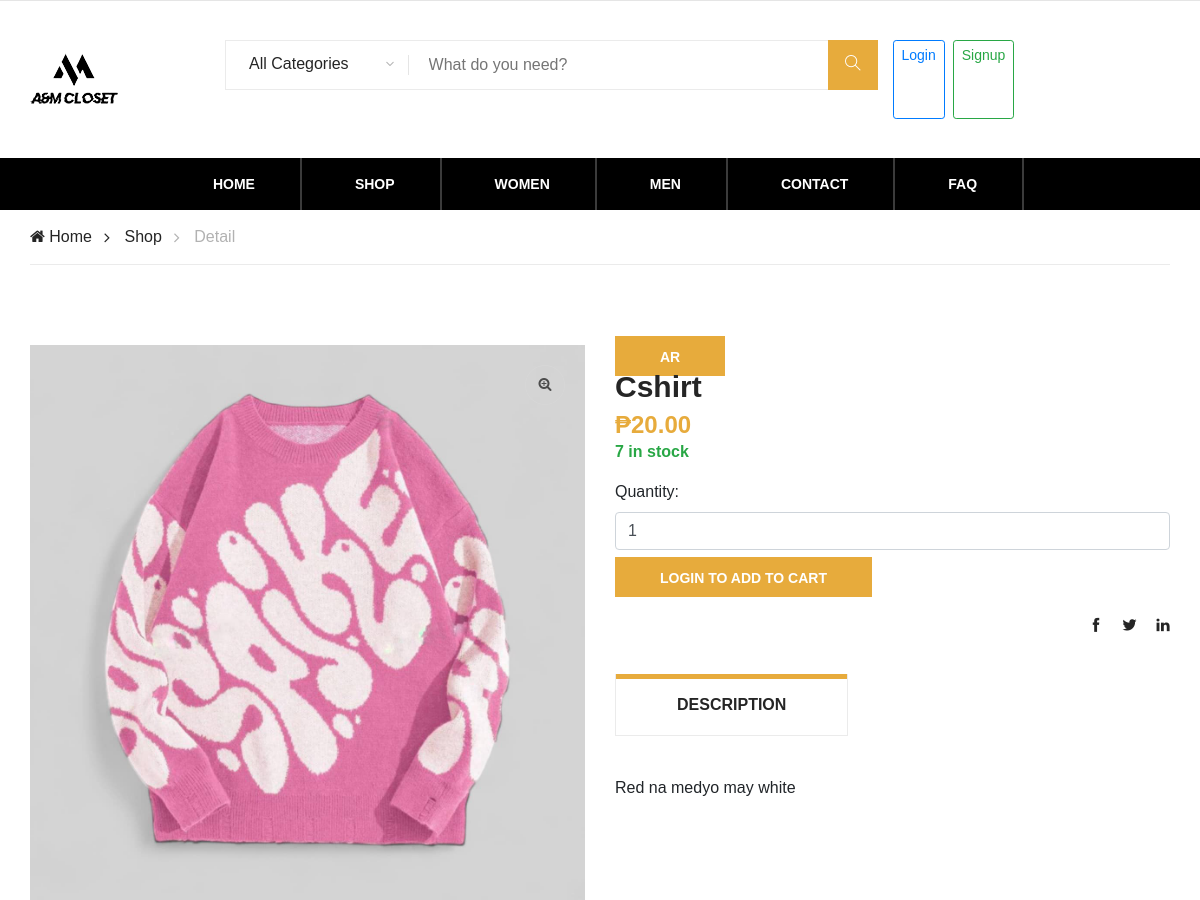
Page /product.php?id=12 (upper part) on the earlier database version.
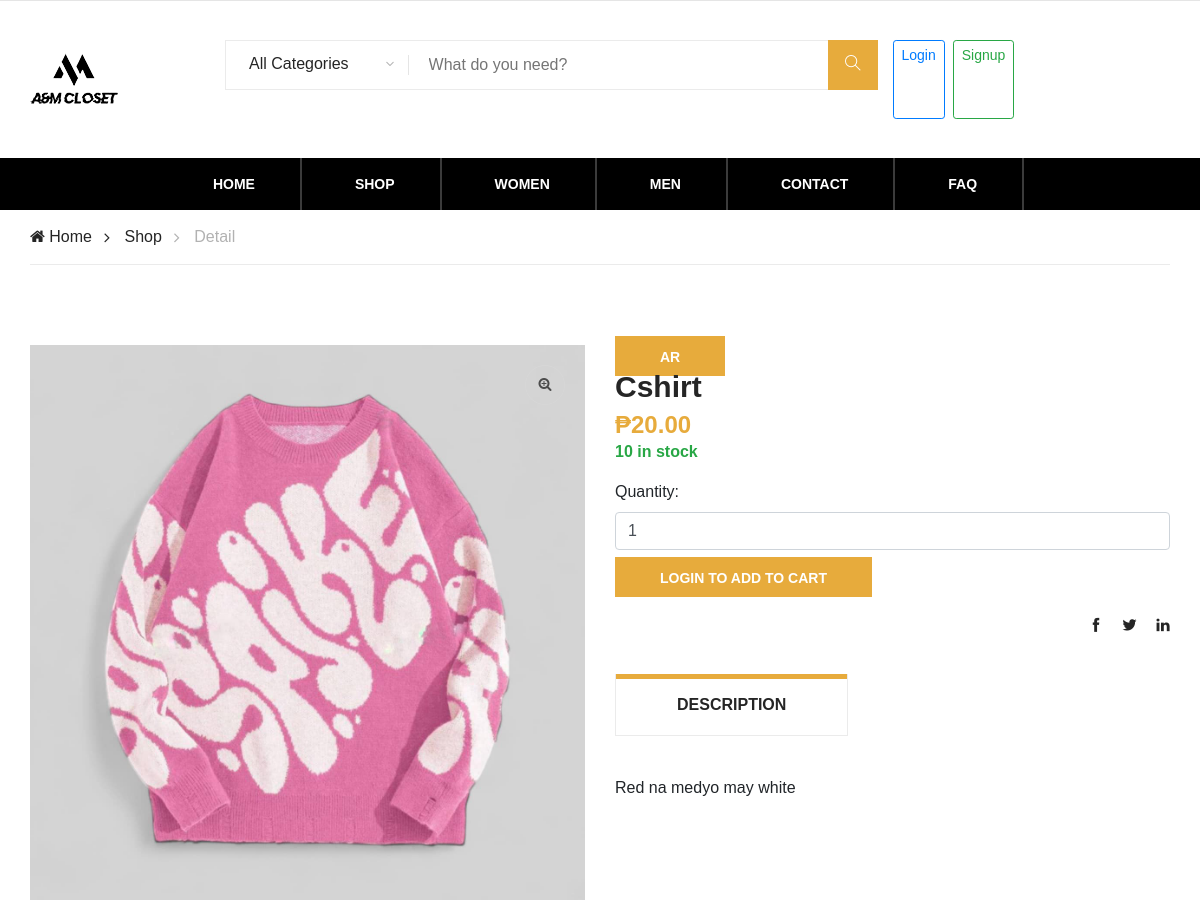
Same page on the later database version.
### tables this page shows
CREATE TABLE `product` (
  `p_id` int(11) NOT NULL,
  `name` varchar(100) NOT NULL,
  `category` varchar(100) NOT NULL,
  `description` text DEFAULT NULL,
  `tags` varchar(255) DEFAULT NULL,
  `quantity` int(11) NOT NULL DEFAULT 0,
  `price` decimal(10,2) NOT NULL,
  `imgname` varchar(255) DEFAULT NULL,
  `created_at` timestamp NOT NULL DEFAULT current_timestamp()
);

### product.php (the view, shortened to what the changed rows need)
<?php
include 'header.php';
include 'lib/connection.php';
$product_id = intval($_GET['id']);
$sql = "SELECT * FROM product WHERE p_id = ?";
$stmt = $conn->prepare($sql);
$stmt->bind_param("i", $product_id);
$stmt->execute();
$result = $stmt->get_result();
if ($result->num_rows > 0) {
    $product = $result->fetch_assoc();
} else {
    if (session_status() == PHP_SESSION_NONE) session_start();
    $_SESSION['error_message'] = 'Product not found!';
    header('Location: index.php');
    exit();
}
?>
<!DOCTYPE html>
<html lang="zxx">
<head>
    <link rel="stylesheet" href="css/css.css" type="text/css">
    <link rel="stylesheet" href="css/bootstrap.min.css" type="text/css">
    <link rel="stylesheet" href="css/font-awesome.min.css" type="text/css">
    <link rel="stylesheet" href="css/themify-icons.css" type="text/css">
    <link rel="stylesheet" href="css/elegant-icons.css" type="text/css">
    <link rel="stylesheet" href="css/owl.carousel.min.css" type="text/css">
    <link rel="stylesheet" href="css/nice-select.css" type="text/css">
    <link rel="stylesheet" href="css/jquery-ui.min.css" type="text/css">
    <link rel="stylesheet" href="css/slicknav.min.css" type="text/css">
    <link rel="stylesheet" href="css/style.css" type="text/css">
    <link rel="stylesheet" href="css/out-of-stock.css" type="text/css">
</head>
<body>
    <section class="product-shop spad page-details">
        <div class="container">
            <div class="row">
                <div class="col-lg-12">
                    <div class="row">
                        <div class="col-lg-6">
                            <div class="product-details">
                                <div class="pd-title">
                                    <h3><?php echo $product['name']; ?></h3>
                                </div>
                                <div class="pd-desc">
                                    <h4>&#8369;<?php echo number_format((float)$product['price'], 2); ?></h4>
                                    <div class="availability-status mb-3">
                                        <?php if ($product['quantity'] <= 0): ?>
                                            <span class="text-danger font-weight-bold">Out of Stock</span>
                                        <?php else: ?>
                                            <span class="text-success font-weight-bold"><?php echo $product['quantity']; ?> in stock</span>
                                        <?php endif; ?>
                                    </div>
                                    <form action="<?php echo $_SERVER['PHP_SELF'] . '?id=' . $product_id; ?>" method="post">
                                        <div class="form-group">
                                            <label for="quantity">Quantity:</label>
                                            <input type="number" class="form-control" id="quantity" name="quantity" value="1" min="1" max="<?php echo $product['quantity'] > 0 ? $product['quantity'] : 1; ?>" <?php echo $product['quantity'] <= 0 ? 'disabled' : ''; ?>>
                                        </div>
                                        <?php if (isset($_SESSION['auth']) && $_SESSION['auth'] == 1): ?>
                                            <?php if ($product['quantity'] <= 0): ?>
                                                <button type="button" class="site-btn login-btn" disabled>Out of Stock</button>
                                            <?php else: ?>
                                                <button type="submit" class="site-btn login-btn" name="add_to_cart">Add to Cart</button>
                                            <?php endif; ?>
                                        <?php else: ?>
                                            <a href="login.php" class="site-btn login-btn">Login to Add to Cart</a>
                                        <?php endif; ?>
                                    </form>
                                </div>
                                <div class="pd-share">
                    <div class="product-tab">
                        <div class="tab-item-content">
                            <div class="tab-content">
                                <div class="tab-pane fade-in active" id="tab-1" role="tabpanel">
                                            <div class="tab-pane fade-in active" id="tab-1" role="tabpanel">
                                                <div class="product-content">
                                                    <div class="row">
                                                        <div class="col-12">
                                                            <?php echo nl2br(htmlspecialchars($product['description'] ?? 'No description available.')); ?>
                                                        </div>
                                                    </div>
                                                </div>
                                            </div>
                        </div>
                    </div>
                </div>
            </div>
        </div>
    </section>
    <?php include 'footer.php'; ?>
</body>
</html>

Differences in the rows shown:
changed product "Cshirt": quantity "7" → "10"
